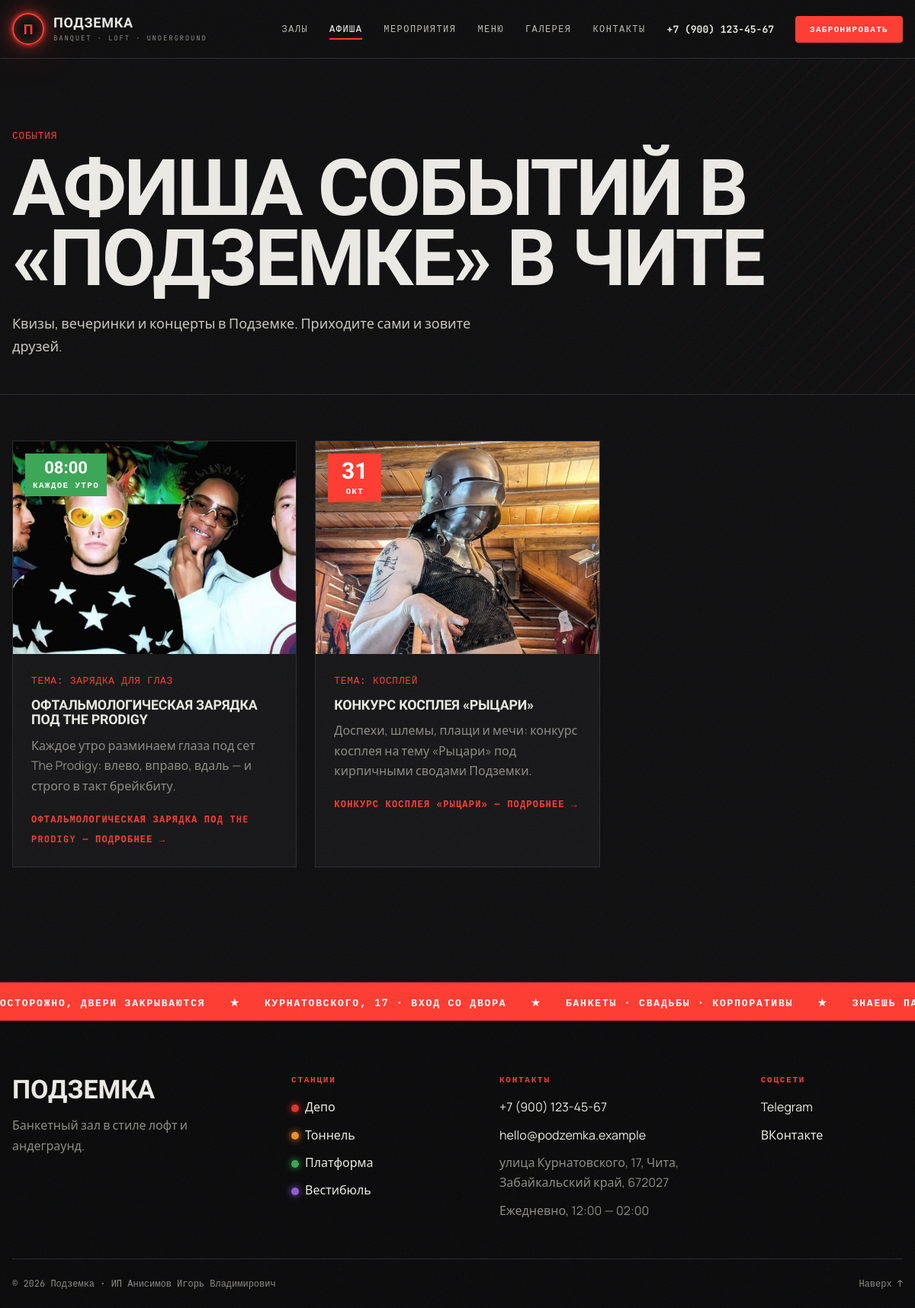
Screenshot of /afisha/ with the database file from the repository.
### venue/models.py (models this page shows, shortened)
class Poster(models.Model):
    title = models.CharField("Название", max_length=150)
    slug = models.SlugField(
        "URL", max_length=150, unique=True, blank=True,
        help_text="Человекопонятный URL, например: kviz-60-sekund",
    )
    topic = models.CharField("Тема", max_length=150, blank=True)
    organizer = models.CharField("Организатор", max_length=150, blank=True)
    date = models.DateField("Дата", help_text="Для регулярного события — дата первого проведения")
    time = models.TimeField("Время начала", null=True, blank=True)
    schedule = models.CharField(
        "Регулярность", max_length=100, blank=True,
        help_text="Например «Каждое утро». Если заполнено, событие не пропадает из афиши после даты.",
    )
    short_description = models.CharField("Короткое описание", max_length=255)
    description = models.TextField("Описание", blank=True)
    image = models.CharField("Картинка (путь в static)", max_length=200, blank=True)
    is_published = models.BooleanField("Опубликовано", default=True)
    class Meta:
        verbose_name = "Событие афиши"
        verbose_name_plural = "Афиша"
        ordering = ["date", "time"]
    def get_absolute_url(self):
        return reverse("venue:poster_detail", kwargs={"slug": self.slug})

class Hall(models.Model):
    name = models.CharField("Название", max_length=100)
    slug = models.SlugField(
        "URL", max_length=120, unique=True, blank=True,
        help_text="Человекопонятный URL, например: depo, tonnel, platforma",
    )
    line_color = models.CharField(
        "Цвет линии (HEX)", max_length=7, default="#e4312b",
        help_text="Цвет «ветки метро» для зала, например #e4312b",
    )
    line_number = models.PositiveSmallIntegerField("Номер линии", default=1)
    short_description = models.CharField("Короткое описание", max_length=255)
    description = models.TextField("Полное описание")
    capacity_banquet = models.PositiveIntegerField("Вместимость (банкет)")
    capacity_buffet = models.PositiveIntegerField("Вместимость (фуршет)")
    area = models.PositiveIntegerField("Площадь, м²")
    price_from = models.PositiveIntegerField("Цена от, ₽/гость")
    features = models.TextField(
        "Особенности", blank=True,
        help_text="Каждая особенность — с новой строки",
    )
    image = models.CharField(
        "Картинка (путь в static)", max_length=200, default="img/hall-depo.jpg",
    )
    meta_title = models.CharField("Meta Title", max_length=70, blank=True)
    meta_description = models.CharField("Meta Description", max_length=160, blank=True)
    order = models.PositiveSmallIntegerField("Порядок", default=0)
    is_active = models.BooleanField("Показывать на сайте", default=True)
    class Meta:
        verbose_name = "Зал"
        verbose_name_plural = "Залы"
        ordering = ["order", "id"]
    def get_absolute_url(self):
        return reverse("venue:hall_detail", kwargs={"slug": self.slug})

### venue/views.py (the view)
# urls.py: path("afisha/", views.poster_list, name="poster_list"),
def poster_list(request):
    return render(request, "venue/poster_list.html", {
        "posters": upcoming_posters(),
    })

### venue/context_processors.py (called while the page is built)
def site_info(request):
    promo = settings.PROMO
    promo_active = datetime.date.today() <= datetime.date.fromisoformat(promo["until"])
    return {
        "site": settings.SITE_INFO,
        "nav_halls": Hall.objects.filter(is_active=True),
        "promo": promo if promo_active else None,
    }

### venue/views.py (called while the page is built)
def upcoming_posters():
    return Poster.objects.filter(is_published=True).filter(
        Q(date__gte=datetime.date.today()) | ~Q(schedule=""),
    )

### templates/venue/poster_list.html (shortened to what this page needs)
{% extends "base.html" %}
{% block content %}
<section class="page-head">
  <div class="container">
    <p class="mono muted">События</p>
    <h1 class="page-head__title">Афиша событий в «Подземке» в Чите</h1>
    <p class="page-head__lead">Квизы, вечеринки и концерты в Подземке. Приходите сами и зовите друзей.</p>
  </div>
</section>
<section class="section section--tight">
  <div class="container">
    {% if posters %}
      <div class="posters">
        {% for p in posters %}{% include "includes/poster_card.html" %}{% endfor %}
      </div>
    {% else %}
      <p class="muted">Скоро здесь появятся новые события. Следите за нами в соцсетях!</p>
    {% endif %}
  </div>
</section>
{% endblock %}

### templates/includes/poster_card.html
{% load static %}
<article class="poster-card">
  {% if p.schedule %}
    <span class="date-badge date-badge--regular"><b>{% if p.time %}{{ p.time|time:"H:i" }}{% else %}∞{% endif %}</b><span>{{ p.schedule }}</span></span>
  {% else %}
    <span class="date-badge"><b>{{ p.date|date:"d" }}</b><span>{{ p.date|date:"b" }}</span></span>
  {% endif %}
  <a href="{{ p.get_absolute_url }}" class="poster-card__img" aria-label="{{ p.title }}">
    {% if p.image %}
      <img src="{% static p.image %}"
           alt="{{ p.title }} — {{ p.short_description|truncatechars:60 }}"
           width="600" height="400" loading="lazy">
    {% endif %}
  </a>
  <div class="poster-card__body">
    {% if p.topic %}<p class="mono poster-card__topic">Тема: {{ p.topic }}</p>{% endif %}
    <h3 class="poster-card__title"><a href="{{ p.get_absolute_url }}">{{ p.title }}</a></h3>
    <p class="muted">{{ p.short_description }}</p>
    <a href="{{ p.get_absolute_url }}" class="link-arrow">{{ p.title }} — подробнее →</a>
  </div>
</article>

### templates/includes/footer.html (shortened to what this page needs)
<footer class="footer">
  <div class="ticker" aria-hidden="true">
    <div class="ticker__track">
      {% for i in "1234" %}
        <span>Осторожно, двери закрываются</span><span>★</span>
        <span>Курнатовского, 17 · вход со двора</span><span>★</span>
        <span>Банкеты · свадьбы · корпоративы</span><span>★</span>
        <span>Знаешь пароль? −{{ site.bar_discount }}% в баре</span><span>★</span>
      {% endfor %}
    </div>
  </div>
  <div class="container footer__grid">
    <div>
      <div class="footer__logo">Подземка</div>
      <p class="muted">{{ site.tagline }}.</p>
    </div>
    <div>
      <div class="footer__title">Станции</div>
      <ul class="footer__list">
        {% for hall in nav_halls %}
          <li><a href="{{ hall.get_absolute_url }}"><i class="dot" style="--c: {{ hall.line_color }}"></i>{{ hall.name }}</a></li>
        {% endfor %}
      </ul>
    </div>
    <div>
      <div class="footer__title">Контакты</div>
      <ul class="footer__list">
        <li><a href="tel:{{ site.phone_raw }}">{{ site.phone }}</a></li>
        <li><a href="mailto:{{ site.email }}">{{ site.email }}</a></li>
        <li class="muted">{{ site.address }}</li>
        <li class="muted">{{ site.hours }}</li>
      </ul>
    </div>
    <div>
      <div class="footer__title">Соцсети</div>
      <ul class="footer__list">
        <li><a href="{{ site.telegram }}" target="_blank" rel="noopener nofollow">Telegram</a></li>
        <li><a href="{{ site.vk }}" target="_blank" rel="noopener nofollow">ВКонтакте</a></li>
      </ul>
    </div>
  </div>
  <div class="container footer__bottom">
    <span>© {% now "Y" %} {{ site.name }} · {{ site.legal_name }}</span>
    <a href="#main" class="muted">Наверх ↑</a>
  </div>
</footer>

### static/css/style.css (style rules this page uses)
:root { --bg: #0d0d0e; --bg-2: #151517; --concrete: #1c1c1f; --line: #2a2a2e; --text: #ecebe6; --muted: #8d8b85; --neon: #ff3b30; --neon-2: #ff7a1a; --neon-glow: 0 0 6px rgba(255, 59, 48, .9), 0 0 22px rgba(255, 59, 48, .55), 0 0 60px rgba(255, 59, 48, .25); --brick: #5a2a1e; --radius: 4px; --container: 1200px; --f-display: "Unbounded", system-ui, sans-serif; --f-body: "Manrope", system-ui, sans-serif; --f-mono: "JetBrains Mono", ui-monospace, monospace; }
*, *::before, *::after { box-sizing: border-box; }
html { scroll-behavior: smooth; }
body { margin: 0; background: var(--bg); color: var(--text); font: 16px/1.65 var(--f-body); -webkit-font-smoothing: antialiased; overflow-x: hidden; }
img { max-width: 100%; height: auto; display: block; }
a { color: inherit; text-decoration: none; }
h1, h2, h3, h4 { font-family: var(--f-display); line-height: 1.1; margin: 0 0 .6em; letter-spacing: -.01em; }
p { margin: 0 0 1em; }
.container { width: min(100% - 32px, var(--container)); margin-inline: auto; }
.mono { font-family: var(--f-mono); font-size: .8em; letter-spacing: .06em; text-transform: uppercase; }
.muted { color: var(--muted); }
.link-arrow { font: 700 12px var(--f-mono); letter-spacing: .1em; text-transform: uppercase; color: var(--neon); }
.section { padding: 110px 0; position: relative; }
.section--tight { padding: 60px 0 110px; }
.page-head { padding: 90px 0 30px; border-bottom: 1px solid var(--line); position: relative; overflow: hidden; }
.page-head::after { content: ""; position: absolute; right: -5%; top: 0; bottom: 0; width: 50%; background: repeating-linear-gradient(-45deg, transparent 0 18px, rgba(255, 59, 48, .06) 18px 20px); mask-image: linear-gradient(90deg, transparent, #000); }
.page-head .mono { color: var(--neon); }
.page-head .container { container-type: inline-size; }
.page-head__title { font: 900 clamp(26px, 8.8cqi, 110px)/.9 var(--f-display); text-transform: uppercase; letter-spacing: -.03em; margin: 12px 0 24px; }
.page-head__lead { max-width: 640px; color: #c9c7c0; font-size: 18px; }
.dot { display: inline-block; width: 10px; height: 10px; border-radius: 50%; background: var(--c); box-shadow: 0 0 10px var(--c); margin-right: 8px; vertical-align: middle; }
.posters { display: grid; grid-template-columns: repeat(auto-fill, minmax(300px, 1fr)); gap: 24px; margin-bottom: 40px; }
.poster-card { position: relative; display: flex; flex-direction: column; border: 1px solid var(--line); background: var(--bg-2); transition: .3s; }
.poster-card__img { aspect-ratio: 4 / 3; overflow: hidden; }
.poster-card__img img { width: 100%; height: 100%; object-fit: cover; object-position: center 20%; filter: grayscale(.2) contrast(1.05); transition: transform .6s; }
.date-badge { position: absolute; left: 16px; top: 16px; z-index: 1; display: flex; flex-direction: column; align-items: center; min-width: 70px; padding: 8px 10px; background: var(--neon); color: #fff; }
.date-badge b { font: 900 30px/1 var(--f-display); }
.date-badge span { font: 700 11px var(--f-mono); letter-spacing: .12em; text-transform: uppercase; margin-top: 4px; }
.date-badge--regular { background: #3aa655; }
.date-badge--regular b { font-size: 22px; }
.poster-card__body { padding: 24px; container-type: inline-size; }
.poster-card__topic { color: var(--neon); }
.poster-card__title { font-size: clamp(14px, 5.5cqi, 22px); text-transform: uppercase; margin: 8px 0 10px; overflow-wrap: break-word; hyphens: auto; }
.footer { border-top: 1px solid var(--line); background: #080809; }
.ticker { overflow: hidden; background: var(--neon); color: #fff; padding: 12px 0; white-space: nowrap; }
.ticker__track { display: inline-flex; gap: 32px; animation: ticker 40s linear infinite; font: 700 13px var(--f-mono); letter-spacing: .14em; text-transform: uppercase; }
.footer__grid { display: grid; grid-template-columns: 1.4fr 1fr 1.3fr .8fr; gap: 40px; padding: 70px 0 50px; }
.footer__logo { font: 900 34px var(--f-display); text-transform: uppercase; margin-bottom: 14px; }
.footer__title { font: 700 11px var(--f-mono); letter-spacing: .16em; text-transform: uppercase; color: var(--neon); margin-bottom: 16px; }
.footer__list { list-style: none; padding: 0; margin: 0; display: grid; gap: 10px; }
.footer__bottom { display: flex; justify-content: space-between; gap: 20px; padding: 24px 0; border-top: 1px solid var(--line); font: 12px var(--f-mono); color: var(--muted); flex-wrap: wrap; }

### rows the page displays
Poster: time "08:00", schedule "КАЖДОЕ УТРО", image (picture), topic "ЗАРЯДКА ДЛЯ ГЛАЗ", title "ОФТАЛЬМОЛОГИЧЕСКАЯ ЗАРЯДКА ПОД THE PRODIGY", short_description "Каждое утро разминаем глаза под сет The Prodigy: влево, вправо, вдаль — и строго в такт брейкбиту."
Poster: date "31", date "ОКТ", image (picture), topic "КОСПЛЕЙ", title "КОНКУРС КОСПЛЕЯ «РЫЦАРИ»", short_description "Доспехи, шлемы, плащи и мечи: конкурс косплея на тему «Рыцари» под кирпичными сводами Подземки."
Hall: name "Депо"
Hall: name "Тоннель"
Hall: name "Платформа"
Hall: name "Вестибюль"

### other values shown
{{ site.phone }} "+7 (900) 123-45-67"
{{ site.tagline }} "Банкетный зал в стиле лофт и андеграунд"
{{ site.email }} "hello@podzemka.example"
{{ site.address }} "улица Курнатовского, 17, Чита, Забайкальский край, 672027"
{{ site.hours }} "Ежедневно, 12:00 — 02:00"
{{ site.name }} "Подземка"
{{ site.legal_name }} "ИП Анисимов Игорь Владимирович"
